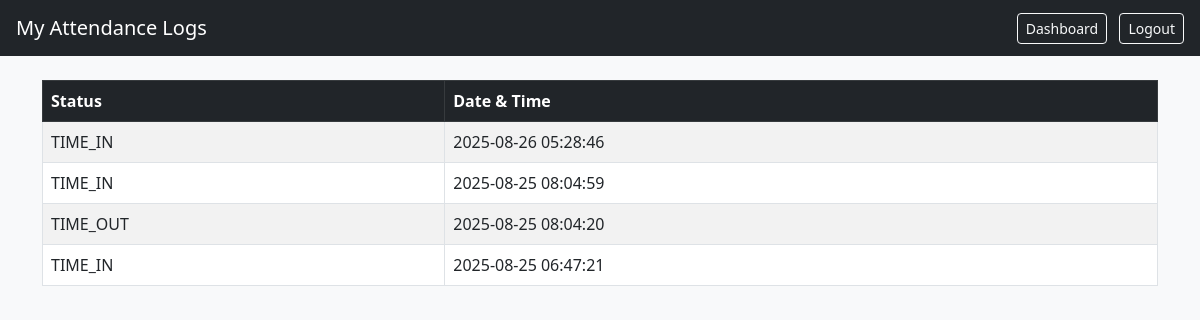
Screenshot of /student/logs (signed in) with the database file from the repository.
### app/models.py (models this page shows, shortened)
class AttendanceLog(db.Model):
    __tablename__ = 'attendance_logs'
    id = db.Column(db.Integer, primary_key=True)
    user_id = db.Column(
        db.Integer,
        db.ForeignKey('users.id', ondelete='CASCADE'),
        nullable=False,
        index=True
    )
    timestamp = db.Column(db.DateTime, default=datetime.utcnow, index=True)
    status = db.Column(db.String(10), nullable=False)  # 'TIME_IN' | 'TIME_OUT'
    location = db.Column(db.String(100), nullable=True)

### app/routes/dashboard.py (the view)
@dashboard_bp.route('/student/logs')
@login_required
def student_logs():
    if current_user.role != 'student':
        return "Unauthorized", 403
    logs = (AttendanceLog.query
            .filter_by(user_id=current_user.id)
            .order_by(AttendanceLog.timestamp.desc())
            .all())
    return render_template('dashboard/student_logs.html', logs=logs)

### app/models.py (called while the page is built)
@login_manager.user_loader
def load_user(user_id):
    return User.query.get(int(user_id))

### app/templates/dashboard/student_logs.html (shortened to what this page needs)
<!DOCTYPE html>
<html lang="en">
<head>
    <link href="https://cdn.jsdelivr.net/npm/bootstrap@5.3.0/dist/css/bootstrap.min.css" rel="stylesheet">
</head>
<body class="bg-light">
<nav class="navbar navbar-expand-lg navbar-dark bg-dark px-3">
    <span class="navbar-brand">My Attendance Logs</span>
    <div class="ms-auto">
        <a href="{{ url_for('dashboard.dashboard_home') }}" class="btn btn-outline-light btn-sm me-2">Dashboard</a>
        <a href="{{ url_for('auth.logout') }}" class="btn btn-outline-light btn-sm">Logout</a>
    </div>
</nav>
<div class="container mt-4">
    <table class="table table-bordered table-striped mt-3">
        <thead class="table-dark">
            <tr>
                <th>Status</th>
                <th>Date & Time</th>
            </tr>
        </thead>
        <tbody>
            {% for log in logs %}
            <tr>
                <td>{{ log.status }}</td>
                <td>{{ log.timestamp.strftime('%Y-%m-%d %H:%M:%S') }}</td>
            </tr>
            {% else %}
            <tr>
                <td colspan="2" class="text-center text-muted">No logs yet.</td>
            </tr>
            {% endfor %}
        </tbody>
    </table>
</div>
</body>
</html>

### rows the page displays
AttendanceLog: status "TIME_IN", timestamp "2025-08-26 05:28:46"
AttendanceLog: status "TIME_IN", timestamp "2025-08-25 08:04:59"
AttendanceLog: status "TIME_OUT", timestamp "2025-08-25 08:04:20"
AttendanceLog: status "TIME_IN", timestamp "2025-08-25 06:47:21"
